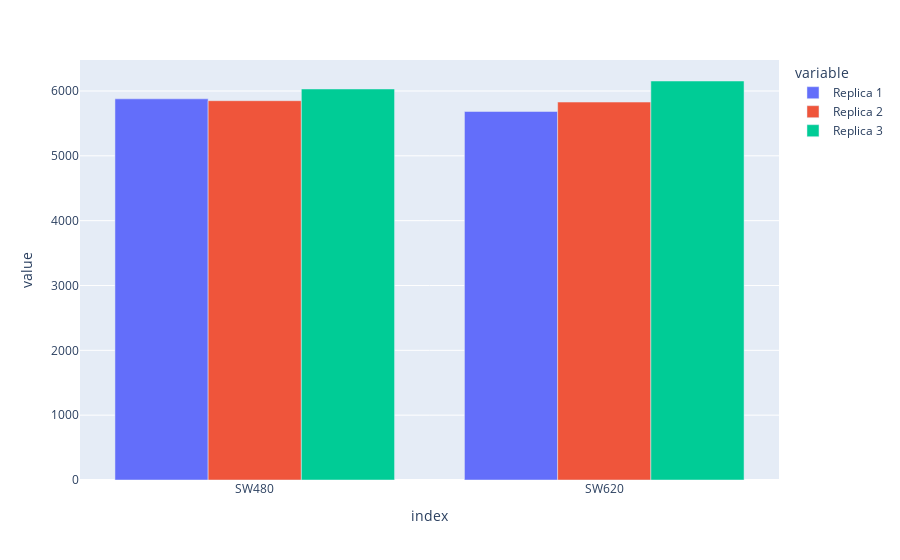

Source (notebook cell):
### Code cell
fig = px.bar(question2_plot, barmode="group")
fig.show()

### Figure 1 — Plotly figure (JSON) as saved in the notebook; plotly's stock layout.template omitted (floating-point values rounded to 4 significant figures)
{"data": [{"alignmentgroup": "True", "hovertemplate": "variable=Replica 1<br>index=%{x}<br>value=%{y}<extra></extra>", "legendgroup": "Replica 1", "marker": {"color": "#636efa"}, "name": "Replica 1", "offsetgroup": "Replica 1", "orientation": "v", "showlegend": true, "textposition": "auto", "type": "bar", "x": ["SW480", "SW620"], "xaxis": "x", "y": [5879, 5684], "yaxis": "y"}, {"alignmentgroup": "True", "hovertemplate": "variable=Replica 2<br>index=%{x}<br>value=%{y}<extra></extra>", "legendgroup": "Replica 2", "marker": {"color": "#EF553B"}, "name": "Replica 2", "offsetgroup": "Replica 2", "orientation": "v", "showlegend": true, "textposition": "auto", "type": "bar", "x": ["SW480", "SW620"], "xaxis": "x", "y": [5850, 5829], "yaxis": "y"}, {"alignmentgroup": "True", "hovertemplate": "variable=Replica 3<br>index=%{x}<br>value=%{y}<extra></extra>", "legendgroup": "Replica 3", "marker": {"color": "#00cc96"}, "name": "Replica 3", "offsetgroup": "Replica 3", "orientation": "v", "showlegend": true, "textposition": "auto", "type": "bar", "x": ["SW480", "SW620"], "xaxis": "x", "y": [6031, 6154], "yaxis": "y"}], "layout": {"barmode": "group", "legend": {"title": {"text": "variable"}, "tracegroupgap": 0}, "margin": {"t": 60}, "xaxis": {"anchor": "y", "domain": [0, 1], "title": {"text": "index"}}, "yaxis": {"anchor": "x", "domain": [0, 1], "title": {"text": "value"}}}}
